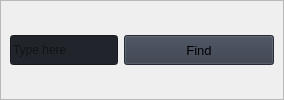
                        <widget class="QFrame" name="row_1">
                         <property name="frameShape">
                          <enum>QFrame::StyledPanel</enum>
                         </property>
                         <property name="frameShadow">
                          <enum>QFrame::Raised</enum>
                         </property>
                         <layout class="QVBoxLayout" name="verticalLayout_16">
                          <property name="spacing">
                           <number>0</number>
                          </property>
                          <property name="leftMargin">
                           <number>0</number>
                          </property>
                          <property name="topMargin">
                           <number>0</number>
                          </property>
                          <property name="rightMargin">
                           <number>0</number>
                          </property>
                          <property name="bottomMargin">
                           <number>0</number>
                          </property>
                          <item>
                           <widget class="QFrame" name="frame_div_content_1">
                            <property name="minimumSize">
                             <size>
                              <width>0</width>
                              <height>70</height>
                             </size>
                            </property>
                            <property name="maximumSize">
                             <size>
                              <width>16777215</width>
                              <height>110</height>
                             </size>
                            </property>
                            <property name="frameShape">
                             <enum>QFrame::NoFrame</enum>
                            </property>
                            <property name="frameShadow">
                             <enum>QFrame::Raised</enum>
                            </property>
                            <layout class="QVBoxLayout" name="verticalLayout_17">
                             <property name="spacing">
                              <number>0</number>
                             </property>
                             <property name="leftMargin">
                              <number>0</number>
                             </property>
                             <property name="topMargin">
                              <number>0</number>
                             </property>
                             <property name="rightMargin">
                              <number>0</number>
                             </property>
                             <property name="bottomMargin">
                              <number>0</number>
                             </property>
                             <item>
                              <widget class="QFrame" name="frame_content_wid_1">
                               <property name="frameShape">
                                <enum>QFrame::NoFrame</enum>
                               </property>
                               <property name="frameShadow">
                                <enum>QFrame::Raised</enum>
                               </property>
                               <layout class="QHBoxLayout" name="horizontalLayout_9">
                                <item>
                                 <layout class="QGridLayout" name="gridLayout">
                                  <property name="bottomMargin">
                                   <number>0</number>
                                  </property>
                                  <item row="0" column="1">
                                   <widget class="QPushButton" name="pushButton">
                                    <property name="minimumSize">
                                     <size>
                                      <width>150</width>
                                      <height>30</height>
                                     </size>
                                    </property>
                                    <property name="font">
                                     <font>
                                      <family>Segoe UI</family>
                                      <pointsize>10</pointsize>
                                      <weight>50</weight>
                                      <italic>false</italic>
                                      <bold>false</bold>
                                     </font>
                                    </property>
                                    <property name="cursor">
                                     <cursorShape>PointingHandCursor</cursorShape>
                                    </property>
                                    <property name="styleSheet">
                                     <string notr="true">background-color: rgb(52, 59, 72);</string>
                                    </property>
                                    <property name="text">
                                     <string>Find</string>
                                    </property>
                                    <property name="icon">
                                     <iconset resource="resources.qrc">
                                      <normaloff>:/icons/images/icons/cil-find-in-page.png</normaloff>:/icons/images/icons/cil-find-in-page.png</iconset>
                                    </property>
                                   </widget>
                                  </item>
                                  <item row="0" column="0">
                                   <widget class="QLineEdit" name="lineEdit">
                                    <property name="minimumSize">
                                     <size>
                                      <width>0</width>
                                      <height>30</height>
                                     </size>
                                    </property>
                                    <property name="styleSheet">
                                     <string notr="true">background-color: rgb(33, 37, 43);</string>
                                    </property>
                                    <property name="text">
                                     <string/>
                                    </property>
                                    <property name="placeholderText">
                                     <string>Type here</string>
                                    </property>
                                   </widget>
                                  </item>
                                 </layout>
                                </item>
                               </layout>
                              </widget>
                             </item>
                            </layout>
                           </widget>
                          </item>
                         </layout>
                        </widget>
